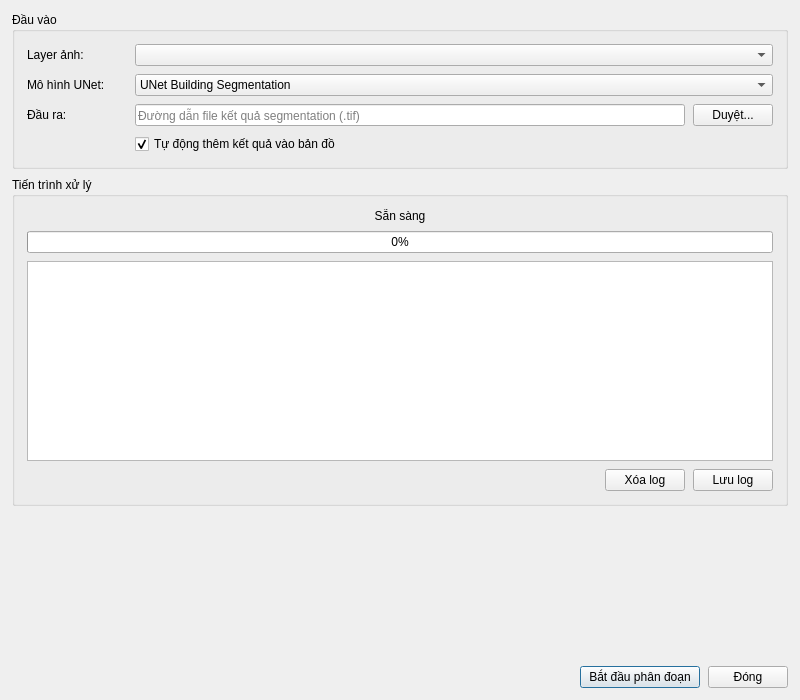
<?xml version="1.0" encoding="UTF-8"?>
<ui version="4.0">
 <class>BuildingSegmentationDialog</class>
 <widget class="QDialog" name="BuildingSegmentationDialog">
  <property name="geometry">
   <rect>
    <x>0</x>
    <y>0</y>
    <width>800</width>
    <height>700</height>
   </rect>
  </property>
  <property name="windowTitle">
   <string>Phân đoạn tòa nhà</string>
  </property>
  <property name="modal">
   <bool>true</bool>
  </property>
  <layout class="QVBoxLayout" name="mainLayout">
   <property name="spacing">
    <number>8</number>
   </property>
   <property name="leftMargin">
    <number>12</number>
   </property>
   <property name="topMargin">
    <number>12</number>
   </property>
   <property name="rightMargin">
    <number>12</number>
   </property>
   <property name="bottomMargin">
    <number>12</number>
   </property>
   <item>
    <widget class="QGroupBox" name="inputGroupBox">
     <property name="title">
      <string>Đầu vào</string>
     </property>
     <layout class="QGridLayout" name="inputLayout">
      <property name="leftMargin">
       <number>12</number>
      </property>
      <property name="topMargin">
       <number>12</number>
      </property>
      <property name="rightMargin">
       <number>12</number>
      </property>
      <property name="bottomMargin">
       <number>12</number>
      </property>
      <property name="spacing">
       <number>8</number>
      </property>
      <item row="0" column="0">
       <widget class="QLabel" name="inputLayerLabel">
        <property name="text">
         <string>Layer ảnh:</string>
        </property>
        <property name="minimumSize">
         <size>
          <width>100</width>
          <height>0</height>
         </size>
        </property>
       </widget>
      </item>
      <item row="0" column="1">
       <widget class="QComboBox" name="inputLayerComboBox">
        <property name="minimumSize">
         <size>
          <width>300</width>
          <height>0</height>
         </size>
        </property>
       </widget>
      </item>
      <item row="1" column="0">
       <widget class="QLabel" name="modelLabel">
        <property name="text">
         <string>Mô hình UNet:</string>
        </property>
       </widget>
      </item>
      <item row="1" column="1">
       <widget class="QComboBox" name="modelComboBox">
        <item>
         <property name="text">
          <string>UNet Building Segmentation</string>
         </property>
        </item>
       </widget>
      </item>
      <item row="2" column="0">
       <widget class="QLabel" name="outputLabel">
        <property name="text">
         <string>Đầu ra:</string>
        </property>
       </widget>
      </item>
      <item row="2" column="1">
       <layout class="QHBoxLayout" name="outputLayout">
        <item>
         <widget class="QLineEdit" name="outputLineEdit">
          <property name="placeholderText">
           <string>Đường dẫn file kết quả segmentation (.tif)</string>
          </property>
         </widget>
        </item>
        <item>
         <widget class="QPushButton" name="browseOutputButton">
          <property name="text">
           <string>Duyệt...</string>
          </property>
          <property name="maximumSize">
           <size>
            <width>80</width>
            <height>16777215</height>
           </size>
          </property>
         </widget>
        </item>
       </layout>
      </item>
      <item row="3" column="1">
       <widget class="QCheckBox" name="autoAddOutputCheckBox">
        <property name="text">
         <string>Tự động thêm kết quả vào bản đồ</string>
        </property>
        <property name="checked">
         <bool>true</bool>
        </property>
       </widget>
      </item>
     </layout>
    </widget>
   </item>
   <item>
    <widget class="QGroupBox" name="processGroupBox">
     <property name="title">
      <string>Tiến trình xử lý</string>
     </property>
     <layout class="QVBoxLayout" name="processLayout">
      <property name="leftMargin">
       <number>12</number>
      </property>
      <property name="topMargin">
       <number>12</number>
      </property>
      <property name="rightMargin">
       <number>12</number>
      </property>
      <property name="bottomMargin">
       <number>12</number>
      </property>
      <property name="spacing">
       <number>8</number>
      </property>
      <item>
       <widget class="QLabel" name="statusLabel">
        <property name="text">
         <string>Sẵn sàng</string>
        </property>
        <property name="alignment">
         <set>Qt::AlignCenter</set>
        </property>
       </widget>
      </item>
      <item>
       <widget class="QProgressBar" name="progressBar">
        <property name="value">
         <number>0</number>
        </property>
        <property name="textVisible">
         <bool>true</bool>
        </property>
       </widget>
      </item>
      <item>
       <widget class="QTextEdit" name="logTextEdit">
        <property name="minimumSize">
         <size>
          <width>0</width>
          <height>200</height>
         </size>
        </property>
        <property name="maximumSize">
         <size>
          <width>16777215</width>
          <height>300</height>
         </size>
        </property>
        <property name="font">
         <font>
          <family>Consolas</family>
          <pointsize>9</pointsize>
         </font>
        </property>
        <property name="readOnly">
         <bool>true</bool>
        </property>
       </widget>
      </item>
      <item>
       <layout class="QHBoxLayout" name="logButtonsLayout">
        <item>
         <spacer name="logButtonsSpacer">
          <property name="orientation">
           <enum>Qt::Horizontal</enum>
          </property>
          <property name="sizeHint" stdset="0">
           <size>
            <width>40</width>
            <height>20</height>
           </size>
          </property>
         </spacer>
        </item>
        <item>
         <widget class="QPushButton" name="clearLogButton">
          <property name="text">
           <string>Xóa log</string>
          </property>
          <property name="maximumSize">
           <size>
            <width>80</width>
            <height>16777215</height>
           </size>
          </property>
         </widget>
        </item>
        <item>
         <widget class="QPushButton" name="saveLogButton">
          <property name="text">
           <string>Lưu log</string>
          </property>
          <property name="maximumSize">
           <size>
            <width>80</width>
            <height>16777215</height>
           </size>
          </property>
         </widget>
        </item>
       </layout>
      </item>
     </layout>
    </widget>
   </item>
   <item>
    <spacer name="verticalSpacer">
     <property name="orientation">
      <enum>Qt::Vertical</enum>
     </property>
     <property name="sizeType">
      <enum>QSizePolicy::Expanding</enum>
     </property>
     <property name="sizeHint" stdset="0">
      <size>
       <width>20</width>
       <height>10</height>
      </size>
     </property>
    </spacer>
   </item>
   <item>
    <layout class="QHBoxLayout" name="buttonLayout">
     <item>
      <spacer name="horizontalSpacer">
       <property name="orientation">
        <enum>Qt::Horizontal</enum>
       </property>
       <property name="sizeHint" stdset="0">
        <size>
         <width>40</width>
         <height>20</height>
        </size>
       </property>
      </spacer>
     </item>
     <item>
      <widget class="QPushButton" name="okButton">
       <property name="text">
        <string>Bắt đầu phân đoạn</string>
       </property>
       <property name="default">
        <bool>true</bool>
       </property>
       <property name="minimumSize">
        <size>
         <width>120</width>
         <height>0</height>
        </size>
       </property>
      </widget>
     </item>
     <item>
      <widget class="QPushButton" name="cancelButton">
       <property name="text">
        <string>Đóng</string>
       </property>
       <property name="minimumSize">
        <size>
         <width>80</width>
         <height>0</height>
        </size>
       </property>
      </widget>
     </item>
    </layout>
   </item>
  </layout>
 </widget>
 <resources/>
 <connections/>
</ui>
